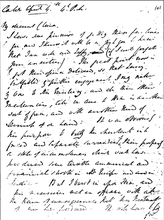
%> input picture test1.tif, 164 x 220 px, shrunk from 531 x 711 before the run
$ octave main.m   (GNU Octave 9; MATLAB toolbox functions it lacks are replaced by stand-ins)
%> lines starting %> are read from the running program, lines starting %| are printed output that depends on the picture
### myRGB2HSI.m
function [ output ] = myRGB2HSI( input )
    %http://angeljohnsy.blogspot.com/2013/05/converting-rgb-image-to-hsi.html
    R = input(:, :, 1);
    G = input(:, :, 2);
    B = input(:, :, 3);
    H = acosd((1/2*((R-G)+(R-B)))./((((R-G).^2+((R-B).*(G-B))).^0.5)+0.000001));
    H(B>G) = 360-H(B>G);
    H = H/360;
    S = 1 - (3./(sum(input,3)+0.0000001)).*min(input,[],3);
    I = sum(input, 3)./3;
    output = cat(3, H, S, I);
end

### myHSI2RGB.m
function [ output ] = myHSI2RGB( input )
    %http://angeljohnsy.blogspot.com/2013/06/convert-hsi-image-to-rgb-image.html
    H = input(:, :, 1);
    S = input(:, :, 2);
    I = input(:, :, 3);
    H = H*360;

    R = zeros(size(H));
    G = zeros(size(H));
    B = zeros(size(H));

    B(H<120) = I(H<120).*(1-S(H<120));
    R(H<120) = I(H<120).*(1+((S(H<120).*cosd(H(H<120)))./cosd(60-H(H<120))));
    G(H<120) = 3.*I(H<120)-(R(H<120)+B(H<120));

    Ht=H-120;

    R(H>=120 & H<240) = I(H>=120 & H<240).*(1-S(H>=120 & H<240));
    G(H>=120 & H<240) = I(H>=120 & H<240).*(1+((S(H>=120 & H<240).*cosd(Ht(H>=120&H<240)))./cosd(60-Ht(H>=120 & H<240))));
    B(H>=120 & H<240) = 3.*I(H>=120 & H<240)-(R(H>=120 & H<240)+G(H>=120 & H<240));

    Ht=H-240;

    G(H>=240 & H<=360) = I(H>=240 & H<=360).*(1-S(H>=240 & H<=360));
    B(H>=240 & H<=360) = I(H>=240 & H<=360).*(1+((S(H>=240 & H<=360).*cosd(Ht(H>=240&H<=360)))./cosd(60-Ht(H>=240&H<=360))));
    R(H>=240 & H<=360) = 3.*I(H>=240 & H<=360)-(G(H>=240 & H<=360)+B(H>=240 & H<=360));

    output = cat(3, R, G, B);
end

### main.m
sel = input('Choose a function.\n');
%> the answer given: 1
sel = round(sel);

if sel<1 || sel>5
    fprintf('See you.\n')
    return
end

img_name = uigetfile({'*.tif'}, 'Select picture');
%> the answer given: test1.tif
input_img = im2single(imread(img_name));
%> input_img: size 220x164 single; min 0, max 1, mean 0.912
if size(input_img, 3)==1
    input_img = cat(3, input_img, input_img, input_img);
%> input_img: size 220x164x3 single
end

if sel == 1
    text_size = input('Enter the width of a alphabet.\n');
%> the answer given: 100
    fprintf('Please wait...\n')
    mask_size = round(text_size);
    HSI_img = myRGB2HSI(input_img);
%> in myRGB2HSI, `H = acosd((1/2*((R-G)+(R-B)))./((((R-G).^2+((R-B).*(G-B))).^0.5)+0.000..`: H: size 220x164 single; every value is 90
%> in myRGB2HSI, `H = H/360;`: H: size 220x164 single; every value is 0.25
%> in myRGB2HSI, `S = 1 - (3./(sum(input,3)+0.0000001)).*min(input,[],3);`:
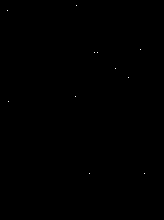
%> S: size 220x164 single; min -1.19e-07, max 1, mean 0.000305; drawn with min black and max white
%> in myRGB2HSI, `output = cat(3, H, S, I);`:
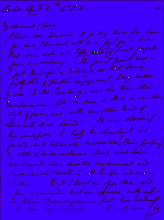
%> output: size 220x164x3 single; mean R, G, B 0.25, 0.000305, 0.912; drawn with min black and max white
    HSI_bg = HSI_img;
    HSI_bg(:, :, 3) = medfilt2(HSI_bg(:, :, 3), [mask_size mask_size]);
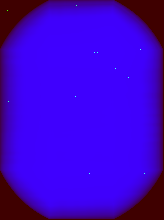
%> HSI_bg: size 220x164x3 single; mean R, G, B 0.25, 0.000305, 0.802; drawn with min black and max white
    RGB_bg = myHSI2RGB(HSI_bg);
%> in myHSI2RGB, `G(H<120) = 3.*I(H<120)-(R(H<120)+B(H<120));`:
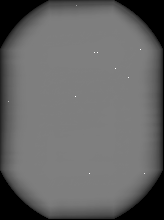
%> G: size 220x164 double; min 0, max 2, mean 0.802; drawn with min black and max white
%> in myHSI2RGB, `Ht=H-120;`: Ht: size 220x164 single; every value is -30
%> in myHSI2RGB, `Ht=H-240;`: Ht: size 220x164 single; every value is -150
    figure
    imshow(RGB_bg(:, :, 1:3));
    imwrite(im2uint8(RGB_bg(:, :, 1:3)), '1background.tif');

    HSI_img(:, :, 3) = (1-HSI_bg(:, :, 3) + HSI_img(:, :, 3));
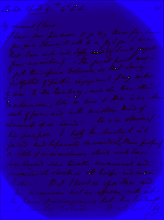
%> HSI_img: size 220x164x3 single; mean R, G, B 0.25, 0.000305, 1.11; drawn with min black and max white
    output_img = myHSI2RGB(HSI_img);
%> in myHSI2RGB (call 2), `I = input(:, :, 3);`:
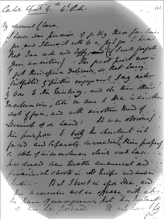
%> I: size 220x164 single; min 0, max 2, mean 1.11; drawn with min black and max white
    figure
    imshow(output_img(:, :, 1:3));
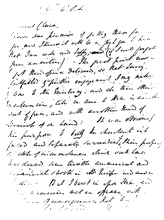
%> displayed picture: size 220x164x3, on the screen's scale of 0 to 255; mean R, G, B 238.3, 238.3, 238.3
    imwrite(im2uint8(output_img(:, :, 1:3)), '2remove_background.tif');
elseif sel == 2
    fprintf('Please wait...\n')
    var = input('Enter variable used to power-low transformation.\n');
    HSI_img = myRGB2HSI(input_img);
    HSI_img(:, :, 3) = HSI_img(:, :, 3).^var;
    output_img = myHSI2RGB(HSI_img);
    figure
    imshow(output_img(:, :, 1:3));
    imwrite(im2uint8(output_img(:, :, 1:3)), '3power_low.tif');
elseif sel == 3
    text_size = input('Enter the width of a alphabet.\n');
    fprintf('Please wait...\n')
    input_img = myfilt1(input_img, round(text_size/2));
    figure
    imshow(input_img);
    imwrite(im2uint8(input_img(:, :, 1:3)), '4remove_noise.tif');

    mask = 1 - im2single(bwareafilt(logical(1-rgb2gray(input_img)), [0, round((text_size*0.25)^2)]));
    input_img = 1-(1-input_img).* cat(3, mask, mask, mask);
    figure
    imshow(input_img);
    imwrite(im2uint8(input_img(:, :, 1:3)), '5remove_noise.tif');

    gray_img = 1-rgb2gray(input_img);
    C = centerOfMass(gray_img);
    cn = C(2);
    lcn = centerOfMass(gray_img(:, 1:cn));
    rcn = centerOfMass(gray_img(:, cn:end));
    input_img = imrotate(1-input_img, rad2deg(atan((rcn(1)-lcn(1))/(rcn(2)+size(input_img, 2)/2-lcn(2)))), 'bicubic', 'loose');
    input_img = 1-input_img;
    figure
    imshow(input_img(:, :, 1:3));
    imwrite(im2uint8(input_img(:, :, 1:3)), '6deskew.tif');
elseif sel == 4
    text_size = input('Enter the width of a alphabet.\n');
    fprintf('Please wait...\n')
    len = round(text_size*2);
    input_img = line_detect(rgb2gray(input_img), len);
    figure
    imshow(input_img);
    imwrite(im2uint8(input_img), '7line.tif');

    input_img = logical(1-input_img);
    fl = fopen('line.in', 'w');
    fprintf(fl, '%d %d %d\n', size(input_img), text_size);
    fprintf(fl, '%d ', input_img);
    figure
    imshow(input_img);
    imwrite(im2uint8(input_img), '8line.tif');
elseif sel == 5
    file_in = uigetfile({'*.tif'}, 'Select 7line.tif');
    text_size = input('Enter the width of a alphabet.\n');
    fprintf('Please wait...\n')
    line = im2single(imread(file_in));
    kernal = strel('disk', round(text_size/8));
    line = imopen(line, kernal);
    input_img = 1-(1-input_img).*cat(3, line, line, line);
    A = dlmread('line.out');
    B = 1-A;
    input_img = input_img.*cat(3, B, B, B);
    input_img = input_img+cat(3, A.*0.9, A.*0.24, A.*0.24);
    figure
    imshow(input_img);
    imwrite(im2uint8(input_img(:, :, 1:3)), '9replace_line.tif');
end

$ run again, on test2.jpg
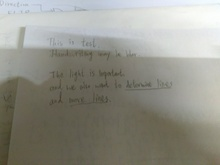
%> input picture test2.jpg, 220 x 165 px, shrunk from 4160 x 3120 before the run
%> in myHSI2RGB, `G(H>=120 & H<240) = I(H>=120 & H<240).*(1+((S(H>=120 & H<240).*cosd(Ht..`:
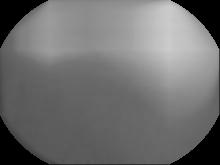
%> G: size 165x220 double; min 0, max 0.798, mean 0.436
%> `imshow(output_img(:, :, 1:3));`:
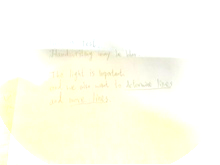
%> displayed picture: size 165x220x3, on the screen's scale of 0 to 255; mean R, G, B 254.3, 254.1, 240
